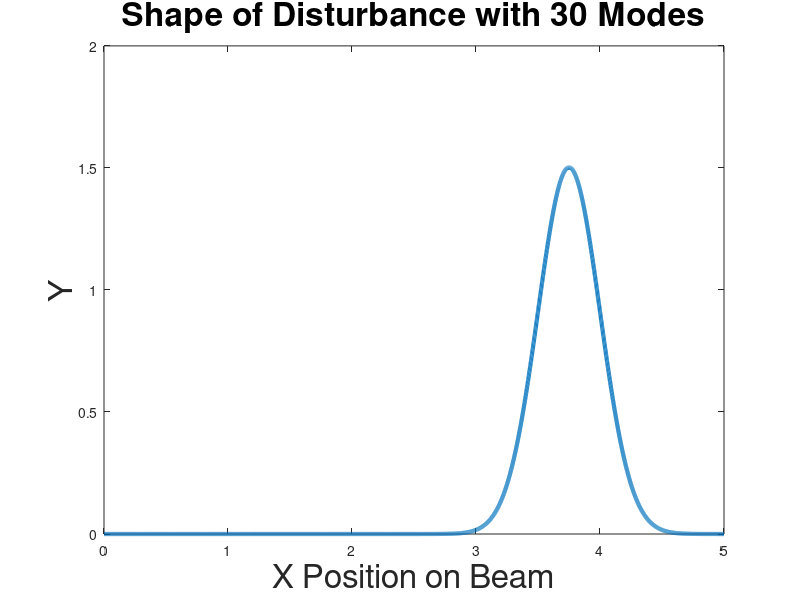

This figure's MATLAB source:
clf;clc;clear;
Length            = 5; %0.4573        ;%length
NumNode           = 10000  ;%number of modes
Stiffness         = 0.491; %0.491      ;
MassDensity       = 0.093; %  0.093
DampingVis        = 0.0013;%0.0013     ;
DampingKV         = 0.0000649;%0.00000000000649  ;%0.0000649 
ActLoc            = Length*0.3 ; 
SenLoc            = Length*0.7 ; 
ActWidth          = Length*0.01; % 0.01
SenWidth          = Length*0.01;
StateWeight       = 1          ;%state weight in the cost function
ControlWeight     = 1          ;%control weight in the cost function, must be one for unitary assumpt of zhou for Riccaties page 376
DisturbanceEnergy = 1000          ;
DisturbanceMean   = Length*0.75 ;%disturbance is a gaussian function
DisturbanceVar    = Length*0.05;
DistWeightOnMeasurement = 1    ; % must be one for unitary assumption of zhou page 376
NumLoc            = 100;        

L = Length;
sensorLoc = SenLoc;
sensorWidth = SenWidth;
DisturbanceWidth = DisturbanceVar;
dx   = 0.001;
x    = 0:dx:L;


Disutrbance    = exp((-1/2)*((x-DisturbanceMean)/DisturbanceWidth).^2); %Disturbance a normalized gaussian function
Disutrbance    = Disutrbance/(norm(Disutrbance)*sqrt(dx));          %Normalizing L2 norm to one


plot(x,Disutrbance,'LineWidth',3);
hold off;
xlabel('X Position on Beam');
ylabel('Y');
title('Shape of Disturbance with 30 Modes');
set(findall(gcf,'type','text'),'fontSize',24);
